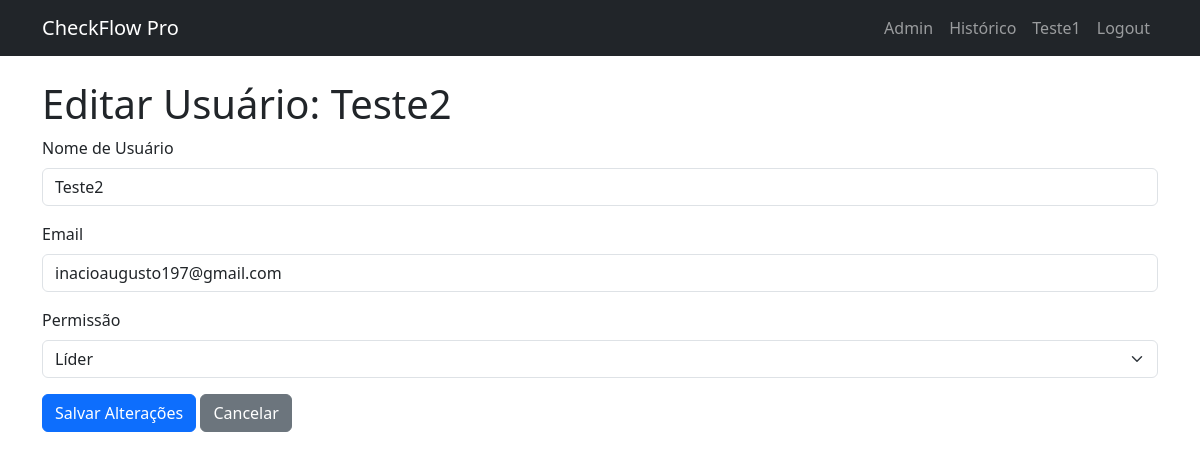
The page /admin/user/2/edit (signed in) on the database its author committed.
### app/models.py (models this page shows, shortened)
class User(UserMixin, db.Model):
    id = db.Column(db.Integer, primary_key=True)
    username = db.Column(db.String(80), unique=True, nullable=False)
    email = db.Column(db.String(120), unique=True, nullable=False)
    password_hash = db.Column(db.String(256)) # Aumentamos o tamanho para o hash
    role = db.Column(db.String(20), nullable=False)  # 'Administrador', 'Líder', 'Operador'
    sectors = db.relationship('Sector', secondary=leader_sector_association, back_populates='leaders')

### app/routes.py (the view, shortened to what this page needs)
@bp.route('/admin/user/<int:user_id>/edit', methods=['GET', 'POST'])
@login_required
@admin_required
def edit_user(user_id):
    user = User.query.get_or_404(user_id)
    form = UserEditForm(obj=user)
    return render_template('admin/user_form.html', form=form, user=user, title='Editar Usuário')

### app/forms.py
class UserEditForm(FlaskForm):
    username = StringField('Nome de Usuário', validators=[DataRequired(), Length(min=4, max=25)])
    email = StringField('Email', validators=[DataRequired(), Email()])
    role = SelectField('Permissão', choices=[
        ('Operador', 'Operador'),
        ('Líder', 'Líder'),
        ('Administrador', 'Administrador')
    ], validators=[InputRequired()])
    submit = SubmitField('Salvar Alterações')

### app/__init__.py (called while the page is built)
def create_app(config_class=Config):
    app = Flask(__name__)
    app.config.from_object(config_class)
    mail.init_app(app)
    db.init_app(app)
    migrate.init_app(app, db)
    login_manager.init_app(app)
    from . import models
    from . import routes
    app.register_blueprint(routes.bp) # Usaremos um Blueprint para organizar as rotas
    @login_manager.user_loader
    def load_user(user_id):
        return models.User.query.get(int(user_id))
    return app

### app/routes.py (called while the page is built)
def admin_required(f):
    @wraps(f)
    def decorated_function(*args, **kwargs):
        if not current_user.is_authenticated or current_user.role != 'Administrador':
            abort(403) # Proibido o acesso
        return f(*args, **kwargs)
    return decorated_function

### app/templates/admin/user_form.html (shortened to what this page needs)
{% extends "base.html" %}
{% block content %}
    <h1>Editar Usuário: {{ user.username }}</h1>
    <form method="POST" action="">
        <div class="mb-3">
            {{ form.username.label(class="form-label") }}
            {{ form.username(class="form-control") }}
        </div>
        <div class="mb-3">
            {{ form.email.label(class="form-label") }}
            {{ form.email(class="form-control") }}
        </div>
        <div class="mb-3">
            {{ form.role.label(class="form-label") }}
            {{ form.role(class="form-select") }}
        </div>
        <div class="mb-3">
            {{ form.submit(class="btn btn-primary") }}
            <a href="{{ url_for('main.list_users') }}" class="btn btn-secondary">Cancelar</a>
        </div>
    </form>
{% endblock %}

### app/templates/base.html (shortened to what this page needs)
<!DOCTYPE html>
<html lang="pt-br">
<head>
    <link href="https://cdn.jsdelivr.net/npm/bootstrap@5.3.3/dist/css/bootstrap.min.css" rel="stylesheet">
</head>
<body>
    <nav class="navbar navbar-expand-lg navbar-dark bg-dark">
        <div class="container">
            <a class="navbar-brand" href="{{ url_for('main.index') }}">CheckFlow Pro</a>
            <div class="navbar-nav ms-auto">
                {% if current_user.is_authenticated %}
                    {% if current_user.role == 'Administrador' %}
                        <a class="nav-item nav-link" href="{{ url_for('main.admin_dashboard') }}">Admin</a>
                    {% elif current_user.role == 'Líder' %}
                        <a class="nav-item nav-link" href="{{ url_for('main.leader_dashboard') }}">Pendentes</a>
                    {% endif %}
                    {% if current_user.role in ['Líder', 'Administrador'] %}
                        <a class="nav-item nav-link" href="{{ url_for('main.checklist_history') }}">Histórico</a>
                    {% endif %}
                    <a class="nav-item nav-link" href="#">{{ current_user.username }}</a>
                    <a class="nav-item nav-link" href="{{ url_for('main.logout') }}">Logout</a>
                {% else %}
                    <a class="nav-item nav-link" href="{{ url_for('main.login') }}">Login</a>
                    <a class="nav-item nav-link" href="{{ url_for('main.register') }}">Registrar</a>
                {% endif %}
            </div>
        </div>
    </nav>
    <main class="container mt-4">
        {% block content %}{% endblock %}
    </main>
</body>
</html>

### rows shown on the page
User: username "Teste1"
User: username "Teste2", email "inacioaugusto197@gmail.com", role "Líder"
